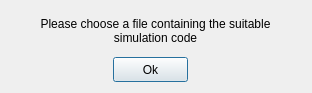
<?xml version="1.0" encoding="UTF-8"?>
<ui version="4.0">
 <class>dialogSimulation</class>
 <widget class="QDialog" name="dialogSimulation">
  <property name="geometry">
   <rect>
    <x>0</x>
    <y>0</y>
    <width>312</width>
    <height>93</height>
   </rect>
  </property>
  <property name="windowTitle">
   <string>Dialog</string>
  </property>
  <widget class="QPushButton" name="pushButton">
   <property name="geometry">
    <rect>
     <x>113</x>
     <y>57</y>
     <width>75</width>
     <height>25</height>
    </rect>
   </property>
   <property name="text">
    <string>Ok</string>
   </property>
  </widget>
  <widget class="QLabel" name="label">
   <property name="geometry">
    <rect>
     <x>-40</x>
     <y>0</y>
     <width>391</width>
     <height>61</height>
    </rect>
   </property>
   <property name="text">
    <string>Please choose a file containing the suitable 
simulation code</string>
   </property>
   <property name="alignment">
    <set>Qt::AlignCenter</set>
   </property>
  </widget>
 </widget>
 <resources/>
 <connections/>
</ui>
